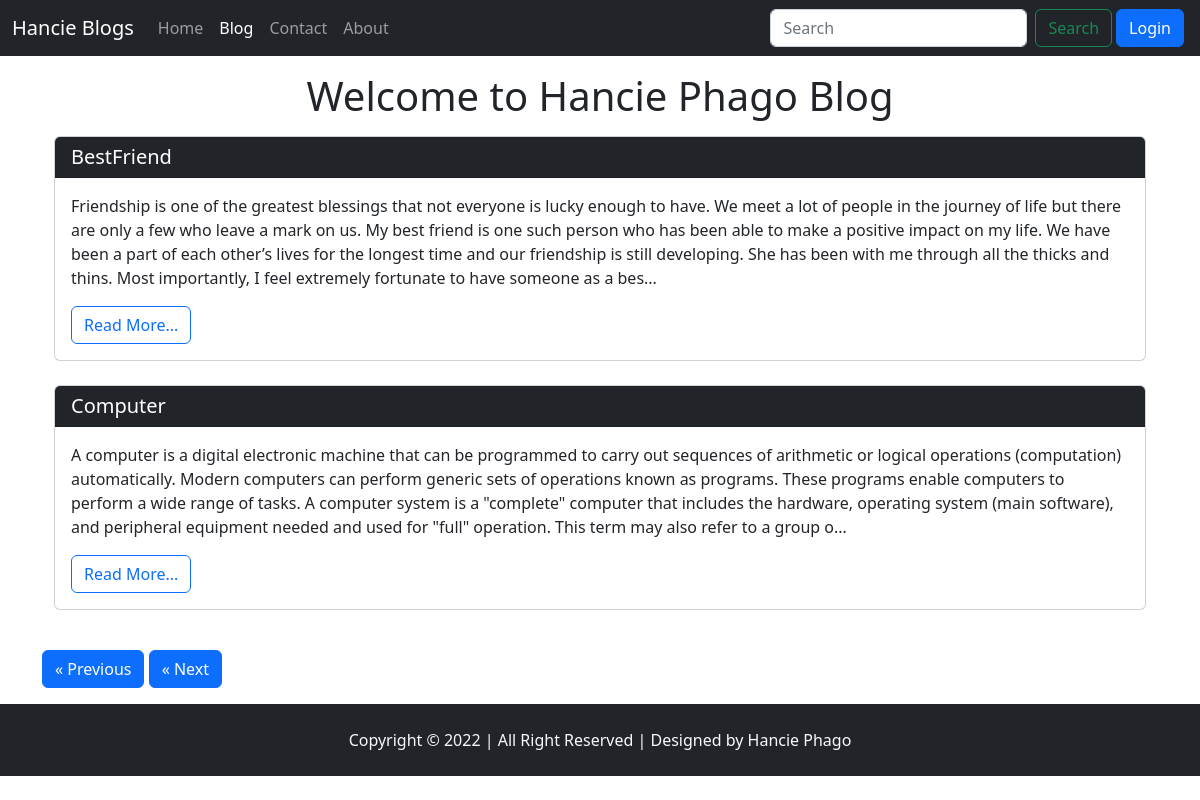
/blog/, run on an earlier commit of the app's database.
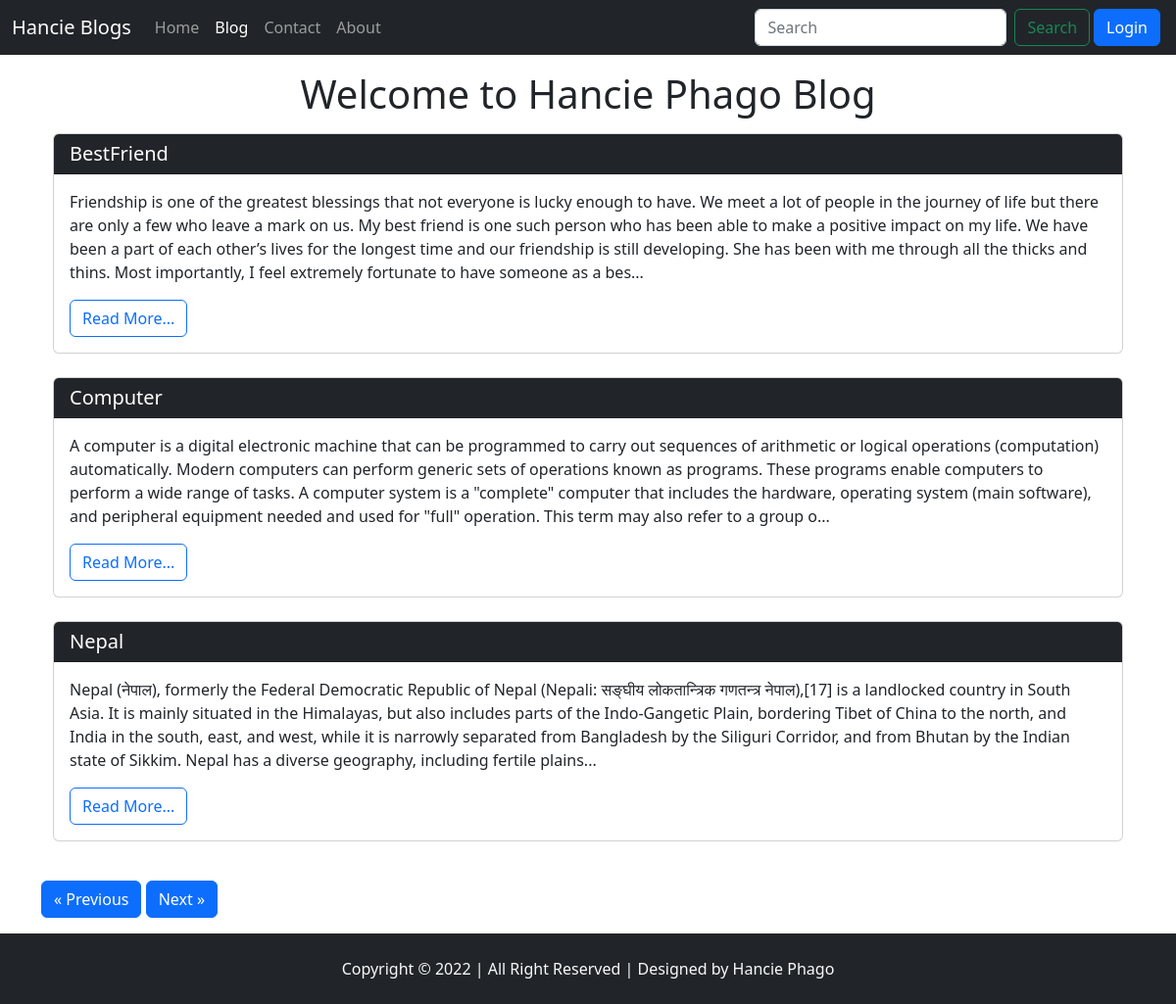
And on a later commit of the database.
### blog/models.py (models this page shows, shortened)
class Blog(models.Model):
    sno = models.AutoField(primary_key=True)
    title = models.CharField(max_length=300)
    content = models.TextField()
    slug = models.CharField(max_length=100)
    time = models.DateTimeField(auto_now_add=True)

### blog/views.py (the view)
# urls.py: path('blog/',views.blog,name='blog'),
def blog(request):
    no_of_post=3
    page=request.GET.get('page')
    if page is None:
        page=1
    else:
        page=int(page)
    blog = Blog.objects.all()
    length=len(blog)
    blog=blog[(page-1)*no_of_post: page*no_of_post]
    if page>1:
        prev=page-1
    else:
        prev=None
    if page<math.ceil(length/no_of_post):
        nxt= page+1
    else:
        nxt=None
    result={'blog': blog, 'prev': prev, 'nxt': nxt}
    return render(request, 'blog.html', result)

### templates/blog.html (shortened to what this page needs)
{% extends 'base.html' %}
{% block blogactive %}active{% endblock blogactive %}
{% block body  %}
<div class="container">
<h1 class="my-3 text-center">Welcome to Hancie Phago Blog</h1>
{% for blog in blog %}
<div class="container">
  <div class="card">
    <h5 class="card-header bg-dark text-light"><a href="/blogpost/{{blog.slug}}">{{blog.title}}</a></h5>
    <div class="card-body">
      <p class="card-text">{{blog.content| slice:500}}...</p>
      <a href="/blogpost/{{blog.slug}}" class="btn btn-outline-primary">Read More...</a>
    </div>
  </div>
</div>
<br>
{% endfor %}
<div class="my-3 float-right">
  {% if prev %}
  <button type="button" class="btn btn-primary"><a href="/blog?page={{prev}}">Previous &laquo;</a></button>
  {% else %}
  <button type="button" class="btn btn-primary"><a href="#">&laquo; Previous</a></button>
  {% endif %}
  {% if nxt %}
  <button type="button" class="btn btn-primary"><a href="/blog?page={{nxt}}">Next &raquo;</a></button>
  {% else %}
  <button type="button" class="btn btn-primary"><a href="#">&laquo; Next</a></button>
  {% endif %}
</div>
</div>
{% endblock body %}

What changed in the data, as far as the page shows it:
added Blog: title "Nepal", content "Nepal (नेपाल), formerly the Federal Democratic Republic of Nepal (Nepali: सङ्घीय लोकतान्त्रिक गणतन्त्र नेपाल),[17] is a landlocked country in South Asia. It is mainly situated in the Himalayas, but also includes parts of the Indo-Gangetic Plain, bordering Tibet of China to the north, and India in the south, east, and west, while it is narrowly separated from Bangladesh by the Siliguri Corridor, and from Bhutan by the Indian state of Sikkim. Nepal has a diverse geography, including fertile plains"
Also different on the page:
text no longer shown: "« Next"
text now shown: "Next »"
